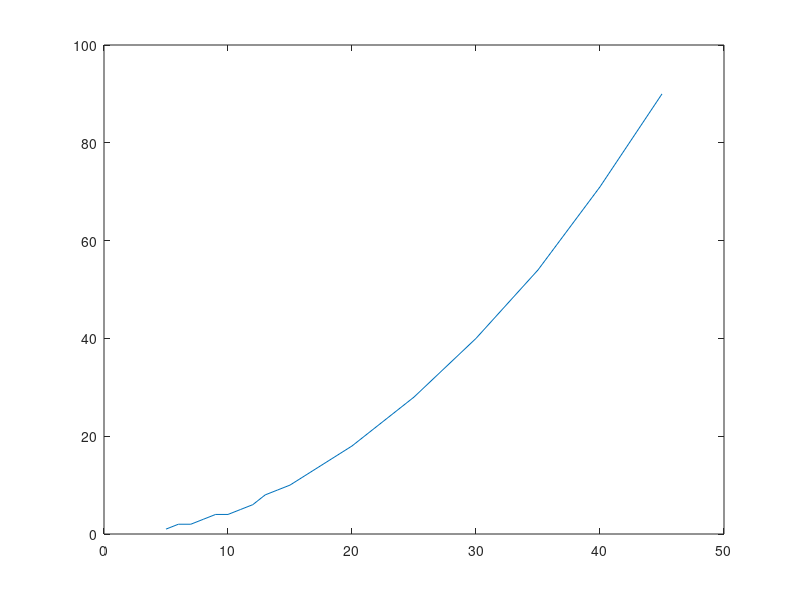

Source code (MATLAB): (Note: this script raises an error after producing the figure.)
%% Fs5
fwhm_vals = [5:15, 20,25,30,35,40,45];
plot(fwhm_vals, [1,2,2,3,4,4,5,6,8,9,10, 18,28,40,54,71,90])
hold on

srf = loadsrf('fs5', 'sphere');
fwhmconverts = zeros(1,length(fwhm_vals));
for I = 1:length(fwhm_vals)
    fwhm = fwhm_vals(I);
    fwhmconverts(I) = srf_fwhm2niters(fwhm, srf, 1.475);
end
plot(fwhm_vals, fwhmconverts)

%%
